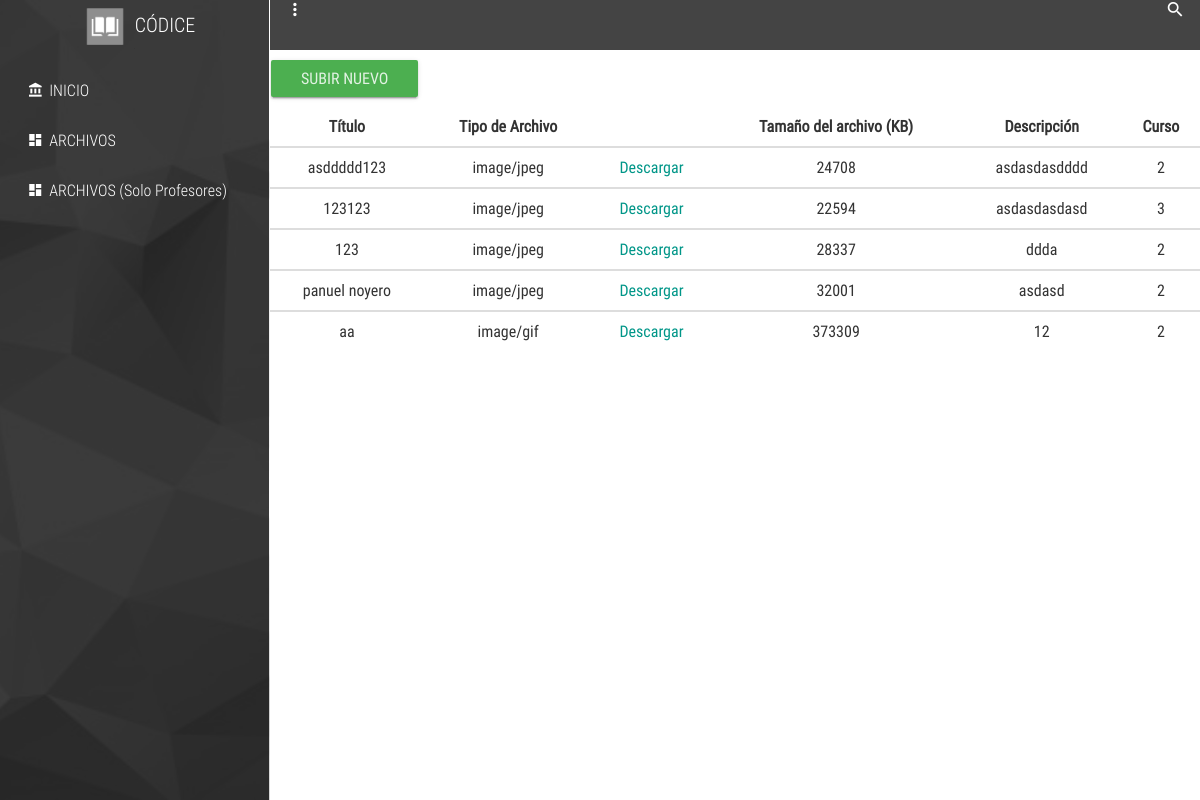
Page /archivos.php on the earlier database version.
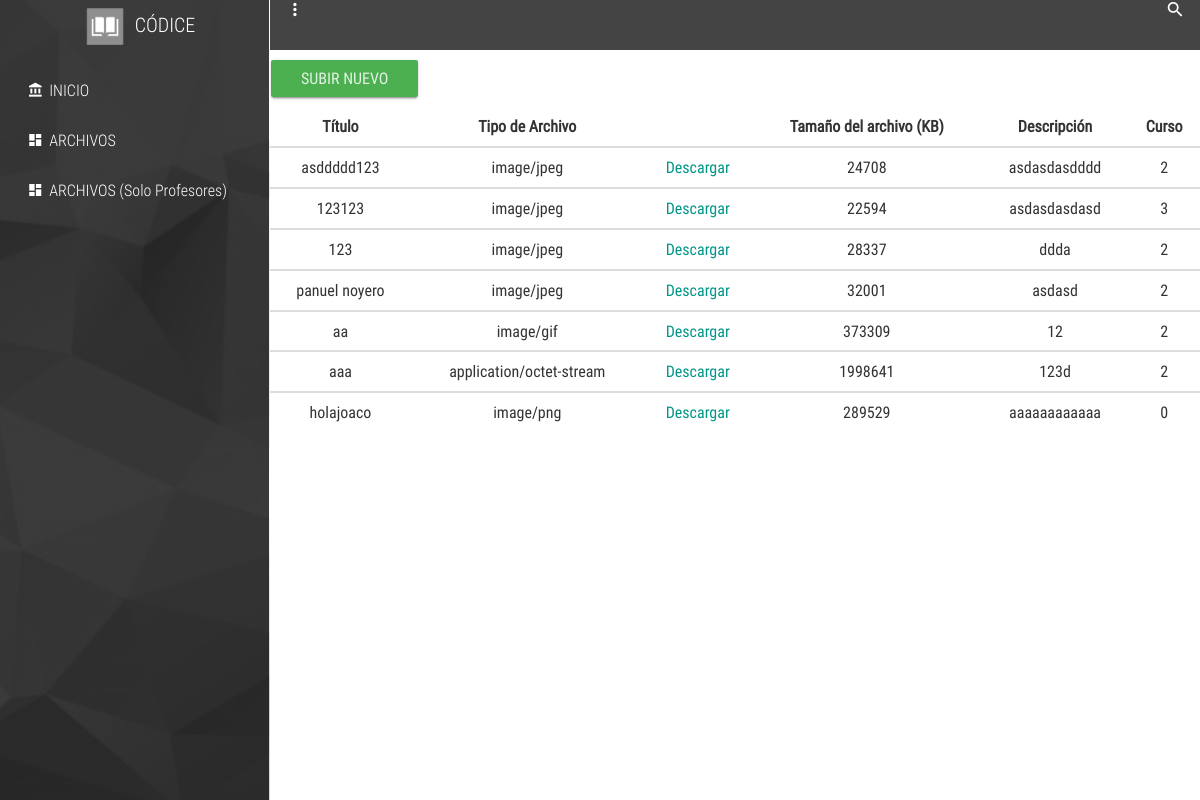
Same page on the later database version.
### tables this page shows
CREATE TABLE `archivos` (
  `id` smallint(11) NOT NULL,
  `nombre` varchar(255) NOT NULL,
  `descripcion` varchar(255) NOT NULL,
  `archivo` longblob NOT NULL,
  `ruta` varchar(200) NOT NULL,
  `tipo` varchar(200) NOT NULL,
  `size` int(50) NOT NULL,
  `fk_materia` smallint(11) NOT NULL,
  `fk_curso` smallint(11) NOT NULL,
  `fk_profesor` smallint(11) NOT NULL
);

### archivos.php (the view, shortened to what this page needs)
<<!DOCTYPE html>
<html lang="es">
<head>
	<link rel="stylesheet" href="./css/main.css">
</head>
<body>
	<section class="full-box cover dashboard-sideBar">
		<div class="full-box dashboard-sideBar-ct">
			<div class="full-box text-uppercase text-center text-titles dashboard-sideBar-title">
				<img src="./assets/img/logo.png" width="60px">códice <i class="zmdi zmdi-close btn-menu-dashboard visible-xs"></i>
			</div>
			<ul class="list-unstyled full-box dashboard-sideBar-Menu">
				<li>
					<a href="home.php">
						<i class="zmdi zmdi-balance zmdi-hc-fw"></i> INICIO
					</a>
				</li>
				<li>
					<a href="materias.php" class="btn-sideBar-SubMenu">
						<i class="zmdi zmdi-view-dashboard zmdi-hc-fw"></i> ARCHIVOS
					</a>
				</li>
				<li>
					<a href="login_profesores.php" class="btn-sideBar-SubMenu">
						<i class="zmdi zmdi-view-dashboard zmdi-hc-fw"></i> ARCHIVOS (Solo Profesores)
					</a>
				</li>
			</ul>
		</div>
	</section>
	<section class="full-box dashboard-contentPage">
		<nav class="full-box dashboard-Navbar">
			<ul class="full-box list-unstyled text-right">
				<li class="pull-left">
					<a href="#!" class="btn-menu-dashboard"><i class="zmdi zmdi-more-vert"></i></a>
				</li>
				<li>
					<a href="#!" class="btn-search">
						<i class="zmdi zmdi-search"></i>
					</a>
				</li>
			</ul>
		</nav>
		<a href="subida_archivo.php"><button class='btn btn-success btn-raised btn-lg'>Subir Nuevo</button></a>
	    	<table border="1">
		    <div class="tab-pane fade" id="list">
							<div class="table-responsive">
								<table class="table table-hover text-center ">
			<thead>
			<tr>
			    <th class="text-center">Título</th>
			    <th class="text-center">Tipo de Archivo</th>
			    <th class="text-center"></th>
			    <th class="text-center">Tamaño del archivo (KB)</th>
			    <th class="text-center">Descripción</th>
			    <th class="text-center">Curso</th>
			</tr>
		    </thead>
			<?php
			include('conexion.php');
      			$materia = $_REQUEST['materia'];
			if($materia == NULL){
			    $query = "SELECT * FROM archivos";
			}
			else {
			    $query = "SELECT * FROM archivos WHERE fk_materia = $materia";
			}
			    $res = mysqli_query($conexion,$query);
			    while ($row = $res->fetch_assoc()){
			?>
			<tbody>
			<tr>
			<td><?php echo $row['nombre']; ?></td>
			<td><?php echo $row['tipo']; ?></td>
			<td><a download href="upload/<?php echo $row['ruta'] ?>">Descargar</a></td>
			<td><?php echo $row['size']; ?></td>
			<td><?php echo $row['descripcion']; ?></td>
			<td><?php echo $row['fk_curso']; ?></td>
			</tr>
			<?php } ?>
		    </tbody>
	    	</table>
	    </div>
	</div>
		<br>
</body>
</html>

### css/main.css (style rules this page uses)
body, html { background-color: #fff; width: 100%; height: 100%; margin: 0; padding: 0; position: relative; font-size: 16px; font-family: 'RobotoCondensed'; overflow: hidden; }
.full-box { margin: 0; padding: 0; width: 100%; box-sizing: border-box; }
.cover { background: 50% 50% no-repeat; background-size: cover; }
.text-titles { font-family: 'RobotoCondensedLight' }
.dashboard-sideBar, .dashboard-contentPage { position: absolute; top: 0; height: 100%; transition: all .3s ease-in-out; }
.dashboard-sideBar, .dashboard-sideBar-ct { width: 270px; }
.dashboard-sideBar { left: 0; z-index: 2; background-image: url('../assets/img/sideBar-font.jpg'); border-right: 1px solid rgba(255, 255, 255, .4); overflow: hidden; }
.dashboard-sideBar-ct { position: relative; height: 100%; background-color: rgba(0, 0, 0, .77); padding: 0 10px; padding-bottom: 30px; }
.dashboard-sideBar-title, .dashboard-sideBar-title > i { height: 50px; line-height: 50px; color: #fff; font-size: 20px; }
.dashboard-sideBar-title { position: relative; }
.dashboard-sideBar-Menu { padding-top: 15px; }
.dashboard-sideBar-Menu > li, .dashboard-sideBar-Menu > li > a, .dashboard-sideBar-Menu > li > ul > li, .dashboard-sideBar-Menu > li > ul > li > a { line-height: 50px; font-family: "RobotoCondensedLight"; display: block; color: #fff; text-decoration: none; border-radius: 4px; transition: all .3s ease-in-out; position: relative; }
.dashboard-sideBar-Menu > li > a { padding: 0 15px; box-sizing: border-box; height: 50px; outline: none; }
.dashboard-contentPage { right: 0; z-index: 1; padding-left: 270px; }
.dashboard-Navbar, .dashboard-Navbar > ul, .dashboard-Navbar > ul >li, .dashboard-Navbar > ul > li > a { height: 50px; line-height: 50px; }
.dashboard-Navbar > ul > li > a { outline: none; }
.dashboard-Navbar { background-color: #444; overflow: hidden; }
.dashboard-Navbar > ul >li, .dashboard-Navbar > ul > li > a { display: inline-block; width: 50px; text-align: center; color: #fff; margin: 0; padding: 0; font-size: 20px; transition: all .3s ease-in-out; position: relative; }

Differences in the rows shown:
added archivos: nombre "aaa", tipo "application/octet-stream", size "1998641", descripcion "123d", fk_curso "2"
added archivos: nombre "holajoaco", tipo "image/png", size "289529", descripcion "aaaaaaaaaaaa", fk_curso "0"
